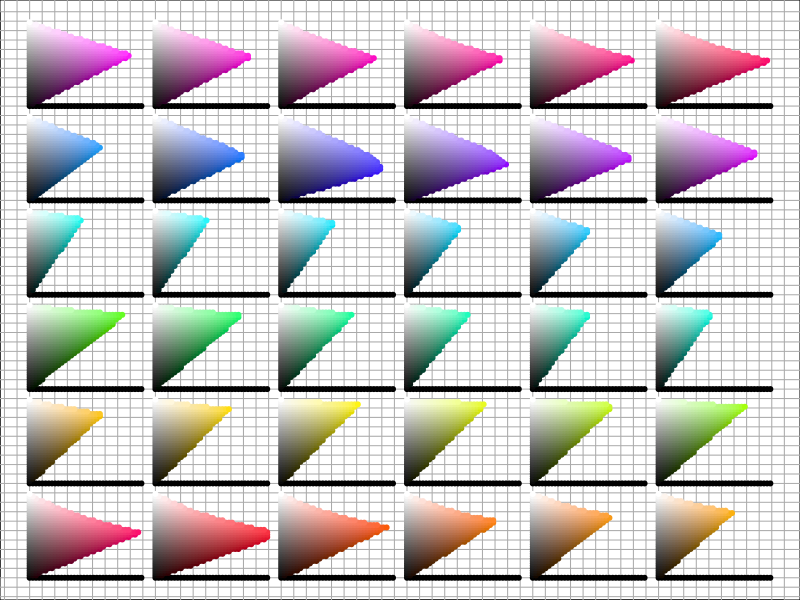

Generate this figure with R: (Note: this script raises an error after producing the figure.)
doInstall <- TRUE  # Change to FALSE if you don't want packages installed.
toInstall <- c("ggplot2", "proxy")
if(doInstall){install.packages(toInstall, repos = "http://cran.r-project.org")}
lapply(toInstall, library, character.only = TRUE)

nIncrements <- 36
eachIncrement <- seq(0, 1, len = nIncrements)
colorSweep <- expand.grid(eachIncrement, eachIncrement, eachIncrement)
moduloRemainder <- with(colorSweep, Var1*(nIncrements-1)) %%
  floor(sqrt(nIncrements))
quotientFloor <- floor(with(colorSweep, Var1*(nIncrements-1)) / 
                         floor(sqrt(nIncrements)))

colorLocations <- with(colorSweep, data.frame(x = moduloRemainder+Var2*8/9,
                                              y = quotientFloor+Var3*8/9))
hexColor <- with(colorSweep, hcl(Var1*360, Var2*150, Var3*100, fixup = FALSE))
colorLocations <- colorLocations[!is.na(hexColor), ]
hexColor <- hexColor[!is.na(hexColor)]

par(mai = c(0, 0, 0, 0))  # Plot color picker
plot(colorLocations$x, colorLocations$y, type = "n")
abline(h = -10:60/10, v = -10:60/10, col = gray(2/3))
points(colorLocations$x, colorLocations$y, col = hexColor, pch = 20)

# Use your mouse to click on the colors you want in your palette --
# click as many as you want, in the order you want, then:
# if in RStudio: hit [ESC]
# if in Windows RGui: Right click on graph, select [Stop]
whichColor <- locator(type = "o")  # Click, then [ESC]/[Stop]!
colorProximities <- proxy::dist(data.frame(whichColor), colorLocations)
whichColor <- apply(colorProximities, 1, which.min)

myPalette <- colorRampPalette(hexColor[whichColor], space = "Lab")

zp1 <- ggplot(iris,  # Plot some iris data
              aes(x = Sepal.Length, y = Sepal.Width,
                  colour = Petal.Width))
zp1 <- zp1 + geom_point(size = 4)
print(zp1)  # Default ggplot2 continuous palette

zp1 <- zp1 + scale_colour_gradientn(colours = myPalette(99))
print(zp1)  # Plotted with your hand-picked palette